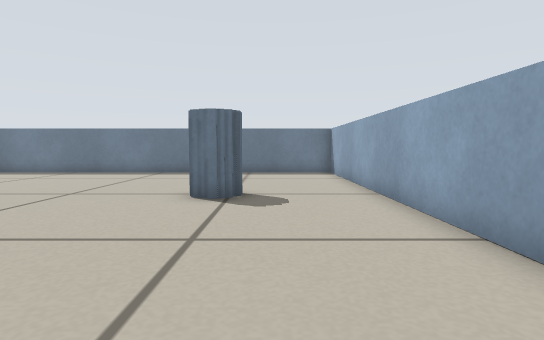
[1] (above)

15 first-person views from a walk through a robot-simulator world made for Stage. The camera is 0.29 m above the floor, tilts 4° down and sees 80° across. Floor lines are 1 m apart. The floor is counted in squares, 0.25 m on a side. Each view is taken from the middle of a square. On the plan, view 1 faces up. The plan holds only what a view shows up to about 13 squares ahead; the rest is blank. The robots in the file are not drawn.

[2]
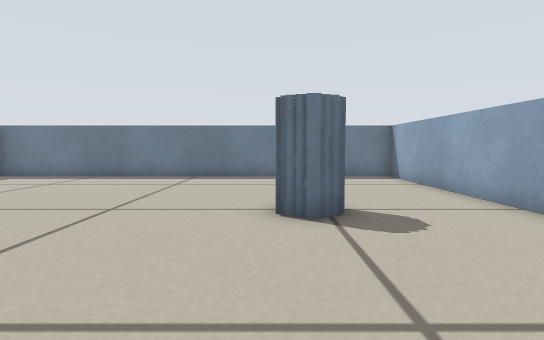

[3]
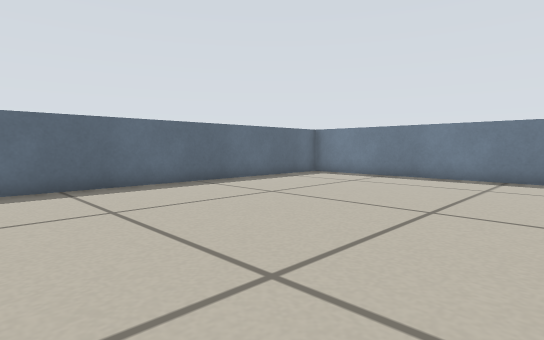

[4]
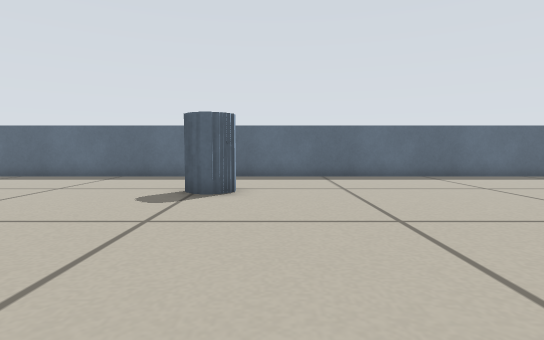

[5]
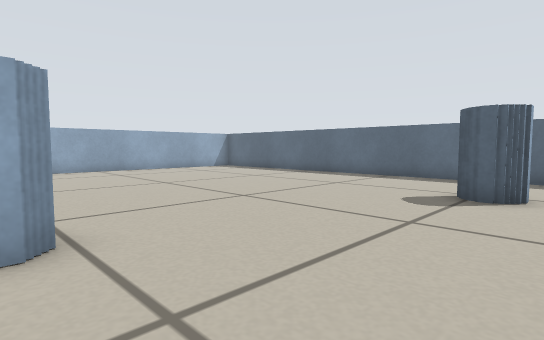

[6]
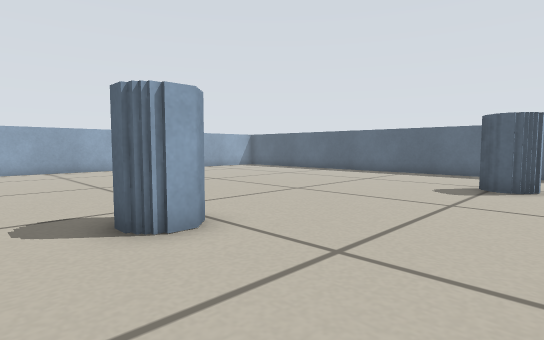

[7]
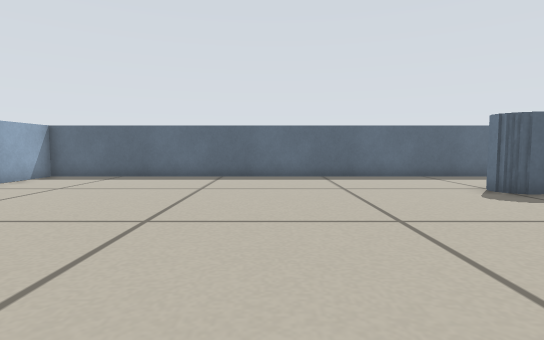

[8]
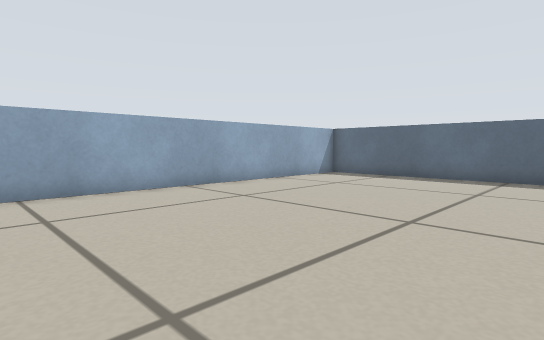

[9]
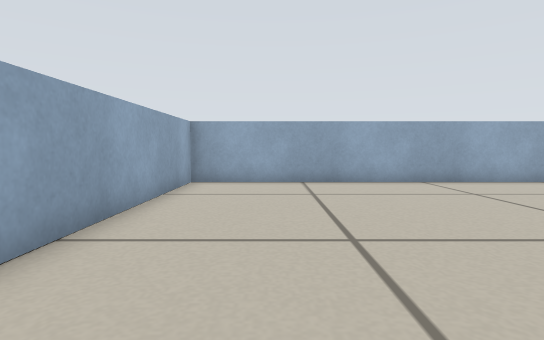

[10]
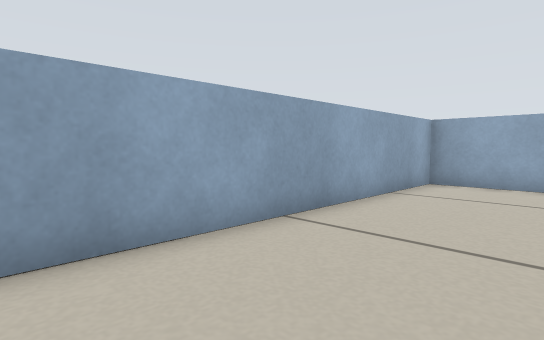

[11]
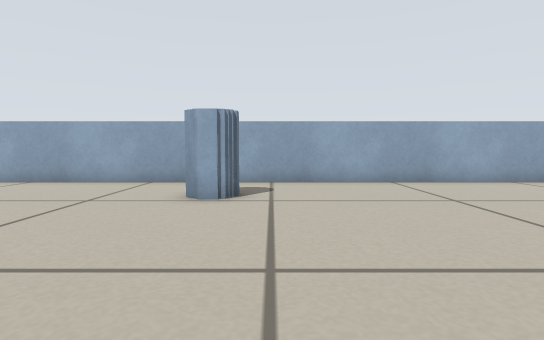

[12]
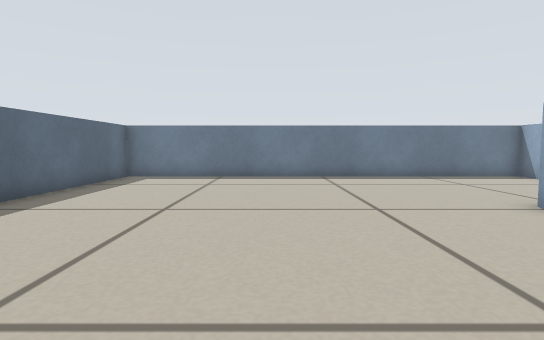

[13]
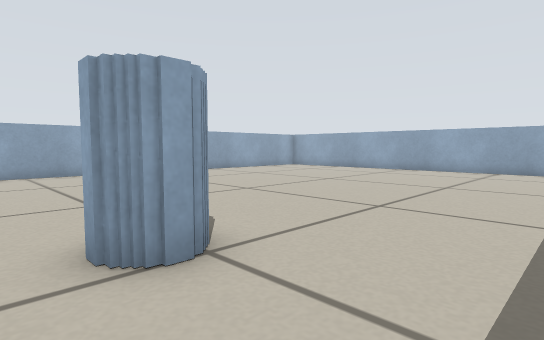

[14]
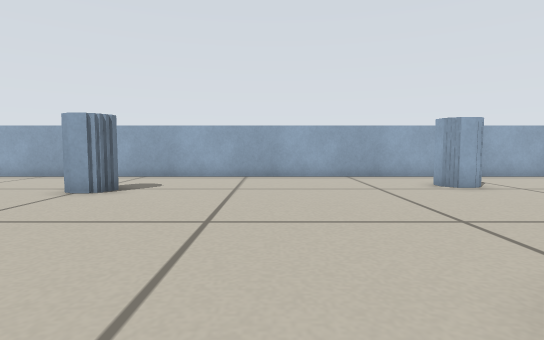

[15]
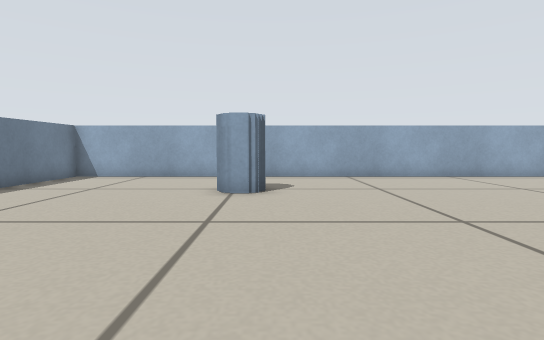

### Floor plan
Points are (right, up) in squares from view 1. A wall is a line through its corners. A room is listed if a view was taken in it or the views show most of it. See-through windows are left out.
Room 1 (views 1, 2, 3, 4, 5, 6, 7, 8, 9, 10, 11, 12, 13, 14, 15)
walls: (-7.8, -0.2) (-9.1, -0.2) (-9.1, 1) (-7.8, 1) (-7.8, -0.2); (0, -3.2) (-0.8, -3.2) (-0.8, -2) (0.4, -2) (0.4, -2.9); (-0.7, 8.1) (-0.7, 7.3) (-1.9, 7.3) (-1.9, 8.4); (-12.7, -14.7) (2.7, -14.7) (2.7, 14.7) (-12.7, 14.7) (-12.7, -14.7)

Where each view was taken, in squares from view 1:
view 1: 0 up, 0 right, facing up
view 2: 2 up, 2 left, facing up
view 3: 2 up, 3 left, facing up-left
view 4: 2 up, 0 right, facing left
view 5: 2 up, 0 right, facing down-left
view 6: 2 up, 2 right, facing down-left
view 7: 6 down, 0 right, facing left
view 8: 6 down, 0 right, facing down-left
view 9: 4 down, 0 right, facing down
view 10: 4 down, 1 left, facing down-right
view 11: 4 down, 8 left, facing right
view 12: 2 up, 7 left, facing up
view 13: 2 up, 12 left, facing down-right
view 14: 3 up, 10 left, facing right
view 15: 7 up, 10 left, facing right
